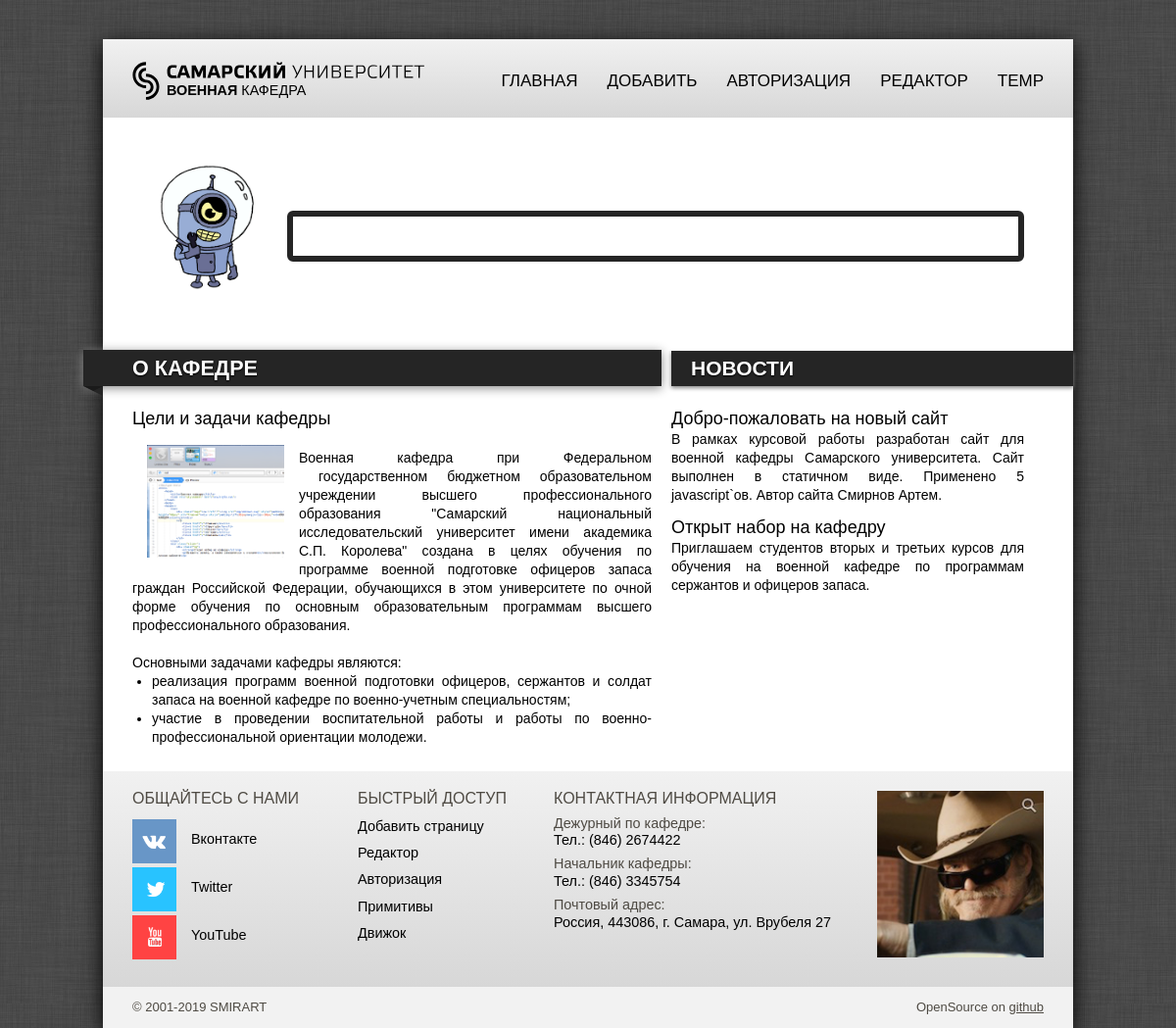
Before: / with the older database file.
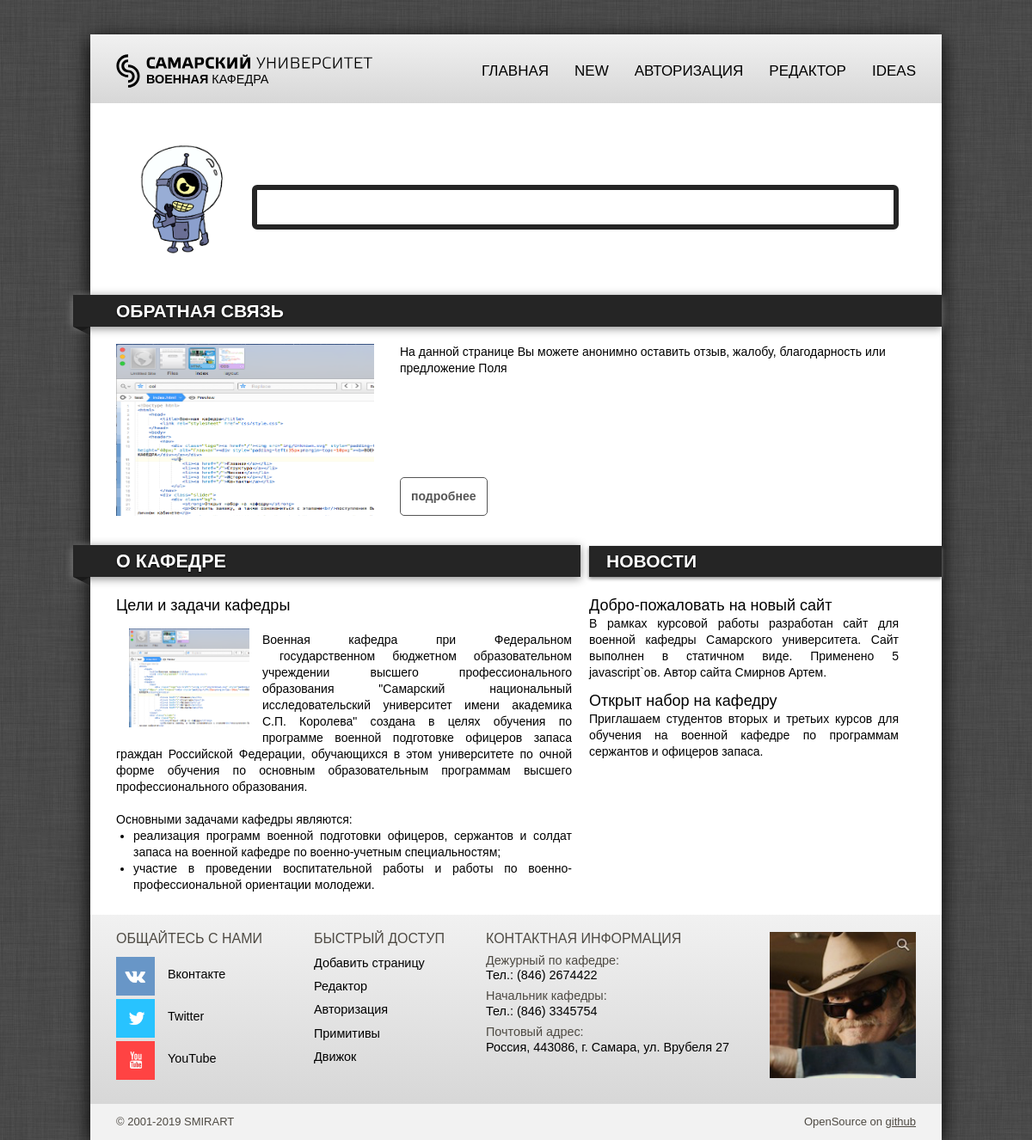
After: the same page with the newer database file.
### tables this page shows
CREATE TABLE `pages` (
  `id` int(6) NOT NULL AUTO_INCREMENT,
  `parent` int(6) NOT NULL DEFAULT 0,
  `name` varchar(32) DEFAULT NULL,
  `text` text DEFAULT NULL,
  `template` int(11) NOT NULL DEFAULT 1,
  `link` varchar(32) NOT NULL DEFAULT '',
  `public_flag` tinyint(1) NOT NULL DEFAULT 1,
  PRIMARY KEY (`id`),
  UNIQUE KEY `link` (`link`)
);

### blocks/block-list.php (the view)
<article>
	<section>
<?
function show_page_as_item($_p_name, $_p_img, $_p_desc, $_p_link) {
?> <div class="page_as_item">
	<h1 class="tape"><?=$_p_name?></h1>
	<div class="page_preview">
		<img src="<?=$_p_img?>" />
		<p><?=$_p_desc?></p>
		<a href="<?=$_p_link?>">подробнее</a>
	</div>
</div> <?
}
$p_prnt = $page_id;
$p_tmpl = 1;
$pages_by_cond = $pdo->prepare("SELECT `pages`.`name`,`pages`.`text`,`pages`.`template`,`pages`.`public_flag`,`pages`.`link` FROM `pages` WHERE ( `pages`.`parent` = :page_prnt ) AND ( `pages`.`template` = :page_tmpl ) AND ( `pages`.`public_flag` = 1 OR :admin_flag );");
$pages_by_cond->bindValue(':page_prnt', $p_prnt, PDO::PARAM_INT);
$pages_by_cond->bindValue(':page_tmpl', $p_tmpl, PDO::PARAM_INT);
$pages_by_cond->bindValue(':admin_flag', $admin_flag, PDO::PARAM_INT);
$pages_by_cond->execute();
foreach($pages_by_cond as $_page) {
	$_string = strip_tags($_page['text']);
	$_string = substr($_string, 0, 200);
	$_string = rtrim($_string, "!,.-");
	$_string = substr($_string, 0, strrpos($_string, ' '));
	show_page_as_item($_page['name'], "img/assets/coda.png", $_string, $_page['link']);
}
?>
	</section>
</article>
<br/>

### blocks/block-navbar.php (shortened to what this page needs)
<nav>
	<div class="logo">
		<a href="http://ssau.ru"><img src="img/block-navbar/logo-ssau.svg" style="padding-top:15px;" height="40px;" alt="Главная"></a>
		<a href="/"><div style="padding-left:35px;margin-top:-17px;"><b>ВОЕННАЯ</b> КАФЕДРА</div></a>
	</div>
	<ul class="TopMenu">
		<?
			$list_menu = $pdo->query("SELECT `pages`.`name`,`pages`.`link` FROM `pages`,`top_menu` WHERE `pages`.`id` = `top_menu`.`page_id` ORDER BY `top_menu`.`queue` ASC;");
			foreach ($list_menu as $option) echo "<li><a href=\"".$option['link']."\">".$option['name']."</a></li>";
		?>
	</ul>
</nav>

Changed rows visible on the page:
changed pages: name "ДОБАВИТЬ" → "NEW"
changed pages: name "TEMP" → "IDEAS"
now on this page (row edited): pages: name "ОБРАТНАЯ СВЯЗЬ", text "На данной странице Вы можете анонимно оставить отзыв, жалобу, благодарность или предложение Поля"
